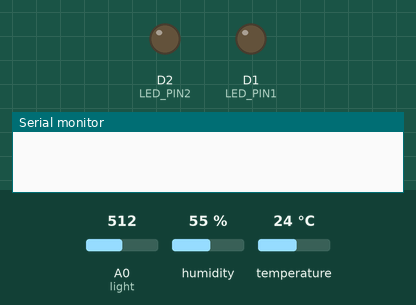
Bench run of a sketch on a simulated ESP8266 (NodeMCU). Parts: output pins drawn as LEDs (lit = HIGH), the last lines printed to the serial monitor. The inputs (shaded band) are chosen by the test bench; at power-on: A0 (light) = 512, humidity 55 %, temperature 24 °C. WiFi joins after 1.5 s; servers stay silent unless stated; no MQTT or app messages arrive unless stated.

Above: at 0.1 s.
At 2.1 s:
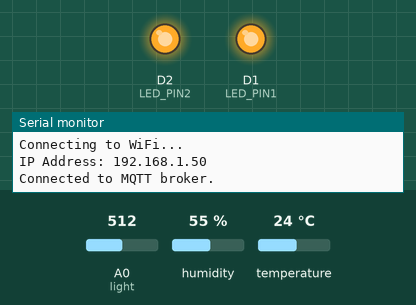
Timing chart, 0 to 3.6 s (numbered marks = the images above):
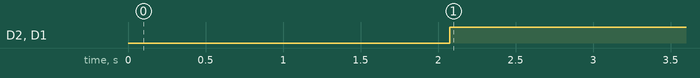

Measured:
- by itself, D2 (LED_PIN2), D1 (LED_PIN1): LOW → HIGH at 2.1 s

The sketch:

Project.ino
```cpp
#include "DHT.h"
#include <ESP8266WiFi.h>
#include <PubSubClient.h>
#include <FirebaseESP8266.h>
#define LED_PIN1 D1           // Define LED_PIN D1 (GPIO5)
#define LED_PIN2 D2           // Define the pin connected to the LED
#define DHT_PIN D5           // Define the pin connected to the DHT sensor

const char* ssid = "";  // Replace with your WiFi network name
const char* password = "";  // Replace with your WiFi password
const char* broker = "192.168.1.9";  // Replace with your MQTT broker address
const int port = 1883;

FirebaseData fb;

const char* FIREBASE_HOST = "iot-project-582b8-default-rtdb.firebaseio.com";
const char* FIREBASE_AUTH = "wpBLXBaoBE3b03q7F4kQFWwYLKqZUmlBBeucbXL2";

const char* topic1 = "temp";
const char* topic2 = "humid";
const char* topic3 = "photo";
const char* topic4 = "time";   // New topic for publishing current time

// Define the variables
float temp;
float humid;
int photo;  // Define a that holds a the photoresistor reading
int threshold = 100; // Define a threshold variable

DHT dht(DHT_PIN, DHT11);     // Initialize DHT sensor object with pin and sensor type
WiFiClient espClient;
PubSubClient client(espClient);

void setup() {
  Serial.begin(9600);        // Start serial monitor
  pinMode(LED_PIN1, OUTPUT);   // Set LED_PIN as an output pin
  pinMode(LED_PIN2, OUTPUT);   // Set LED_PIN as an output pin

  WiFi.begin(ssid, password);  // Connect to WiFi
  while (WiFi.status() != WL_CONNECTED) {
    delay(1000);
    Serial.println("Connecting to WiFi...");
  }
  Serial.print("IP Address: ");
  Serial.println(WiFi.localIP());

  Firebase.begin(FIREBASE_HOST, FIREBASE_AUTH); // Initialize Firebase connection
  Firebase.reconnectWiFi(true);

  client.setServer(broker, port);
  client.connect("NodeMCU_Publisher");
  Serial.println("Connected to MQTT broker.");
}

void loop() {
  photo = analogRead(A0);  // Read the brightness of the light

  temp = dht.readTemperature();
  humid = dht.readHumidity();

  // LED control logic based on light level
  if (photo > threshold) {
    digitalWrite(LED_PIN1, HIGH);  // Turn on LED1
    digitalWrite(LED_PIN2, HIGH);   // Turn off LED2 (optional for dual LED control)
  } else {
    digitalWrite(LED_PIN1, LOW);   // Turn off LED1
    digitalWrite(LED_PIN2, LOW);   // Turn off LED2
  }

  // Convert sensor data and time to strings
  char message1[10];  // Buffer to hold the message
  char message2[10];  // Buffer to hold the message
  char message3[10];  // Buffer to hold the message
  char message4[9];   // Buffer to hold the time string
  dtostrf(temp, 4, 2, message1);
  dtostrf(humid, 4, 2, message2);
  dtostrf(photo, 4, 2, message3);

  // Publish data to MQTT topics
  client.publish(topic1, message1);
  client.publish(topic2, message2);
  client.publish(topic3, message3);

  // Print sensor data and time to serial monitor
  // Serial.println("Temperature: " + String(message1));
  // Serial.println(" Humidity: " + String(message2));
  // Serial.println(" photoresistor: " + String(message3));

  if(Firebase.setFloat(fb, "/photo", photo) || Firebase.setFloat(fb, "/humid", humid) || Firebase.setFloat(fb, "/temp", temp)){   // Set temperature value in the Firebase under the "/temp" path
    // Print sensor data and time to serial monitor
    Serial.println("Temperature: " + String(message1));
    Serial.println(" Humidity: " + String(message2));
    Serial.println(" photoresistor: " + String(message3));
  }
  else                                          // If Firebase operation fails,
    {Serial.println(fb.errorReason()); }        // Print the error reason

  delay(5000);  // Short
}
```
